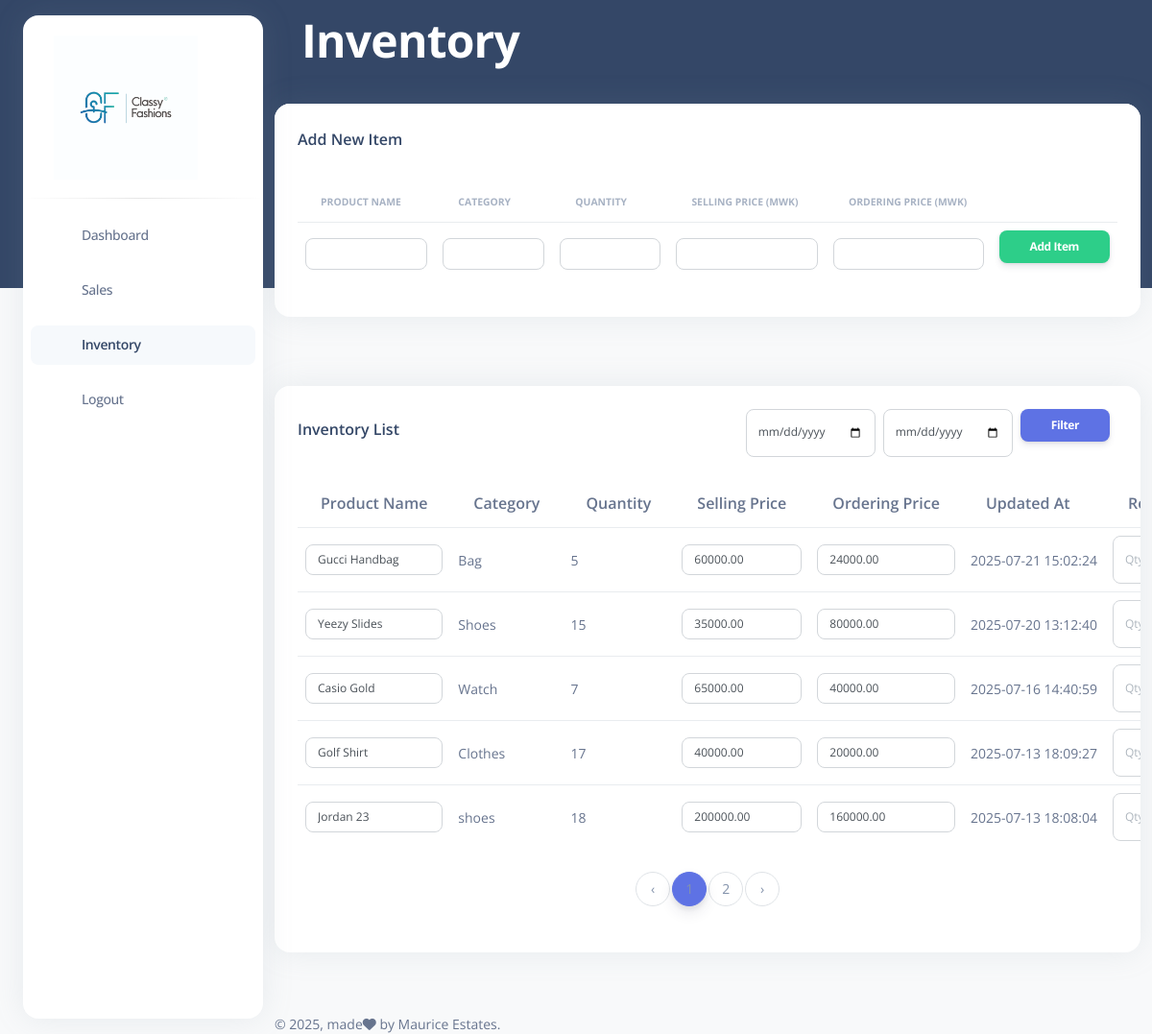
Screenshot of /pages/inventory.php (signed in) with the database file from the repository.
### tables this page shows
CREATE TABLE `inventory` (
  `id` int(11) NOT NULL,
  `product_name` varchar(100) NOT NULL,
  `category` varchar(50) DEFAULT NULL,
  `quantity` int(11) DEFAULT 0,
  `updated_at` timestamp NOT NULL DEFAULT current_timestamp() ON UPDATE current_timestamp(),
  `selling_price` decimal(10,2) DEFAULT NULL,
  `ordering_price` decimal(10,2) DEFAULT NULL
);

### pages/inventory.php (the view, shortened to what this page needs)
<?php
include '../includes/db.php';
$from = $_GET['from'] ?? '';
$to = $_GET['to'] ?? '';
$page = isset($_GET['page']) ? max(1, intval($_GET['page'])) : 1;
$limit = 5;
$offset = ($page - 1) * $limit;
$where = "";
$params = [];
$sql = "SELECT * FROM inventory $where ORDER BY updated_at DESC LIMIT ? OFFSET ?";
$params[] = $limit;
$params[] = $offset;
$stmt = $conn->prepare($sql);
$stmt->bind_param(str_repeat("s", count($params)), ...$params);
$stmt->execute();
$result = $stmt->get_result();
$countSql = "SELECT COUNT(*) as total FROM inventory $where";
$countStmt = $conn->prepare($countSql);
$countStmt->execute();
$countResult = $countStmt->get_result();
$totalItems = $countResult->fetch_assoc()['total'];
$totalPages = ceil($totalItems / $limit);
?>
<!DOCTYPE html>
<html lang="en">
<head>
  <link href="https://demos.creative-tim.com/argon-dashboard-pro/assets/css/nucleo-icons.css" rel="stylesheet" />
  <link href="https://demos.creative-tim.com/argon-dashboard-pro/assets/css/nucleo-svg.css" rel="stylesheet" />
  <link id="pagestyle" href="../assets/css/argon-dashboard.css?v=2.1.0" rel="stylesheet" />
</head>
<body class="g-sidenav-show   bg-gray-100">
  <aside class="sidenav bg-white navbar navbar-vertical navbar-expand-xs border-0 border-radius-xl my-3 fixed-start ms-4 " id="sidenav-main">
    <div class="sidenav-header">
      <a class="navbar-brand m-0 d-flex align-items-center" href="../dashboard.php">
  <img src="../assets/img/cflogo.jpg" style="height: 150px; width: auto; max-height: none;" alt="main_logo">
</a>
    </div>
    <hr class="horizontal dark mt-0">
    <div class="collapse navbar-collapse  w-auto h-auto " id="sidenav-collapse-main">
      <ul class="navbar-nav">
        <li class="nav-item ">
          <a class="nav-link " href="../dashboard.php">
            <div class="icon icon-shape icon-sm border-radius-md text-center me-2 d-flex align-items-center justify-content-center">
            </div>
            <span class="nav-link-text ms-1">Dashboard</span>
          </a>
        </li>
        <li class="nav-item mt-3">
          <a class="nav-link " href="./sales.php">
            <div class="icon icon-shape icon-sm border-radius-md text-center me-2 d-flex align-items-center justify-content-center">
            </div>
            <span class="nav-link-text ms-1">Sales</span>
          </a>
        </li>
        <li class="nav-item mt-3">
              <a class="nav-link active" href="./inventory.php">
              <div class="icon icon-shape icon-sm border-radius-md text-center me-2 d-flex align-items-center justify-content-center">
            </div>
            <span class="nav-link-text ms-1">Inventory</span>
          </a>
        </li>
        <li class="nav-item mt-3">
          <a class="nav-link" href="../actions/logout.php">
            <div class="icon icon-shape icon-sm border-radius-md text-center me-2 d-flex align-items-center justify-content-center">
            </div>
            <span class="nav-link-text ms-1">Logout</span>
          </a>
        </li>
      </ul>
    </div>
  </aside>
  <main class="main-content position-relative border-radius-lg ">
    <nav class="navbar navbar-main navbar-expand-lg px-0 mx-4 shadow-none border-radius-xl " id="navbarBlur" data-scroll="false">
      <div class="container-fluid py-1 px-3">
        <nav aria-label="breadcrumb">
          <h1 class="font-weight-bolder text-white mb-0">Inventory</h1>
        </nav>
        </nav>
<div class="container-fluid py-4">
  <div class="row">
    <div class="col-12">
      <div class="card mb-4">
        <div class="card-header pb-0">
          <h6>Add New Item</h6>
        </div>
        <div class="card-body px-0 pt-0 pb-2">
          <div class="table-responsive p-4">
            <form action="../actions/insert_inventory.php" method="POST">
              <table class="table align-items-center mb-0">
                <thead>
                  <tr>
                    <th class="text-uppercase text-secondary text-xxs font-weight-bolder opacity-7">Product Name</th>
                    <th class="text-uppercase text-secondary text-xxs font-weight-bolder opacity-7">Category</th>
                    <th class="text-uppercase text-secondary text-xxs font-weight-bolder opacity-7">Quantity</th>
                    <th class="text-uppercase text-secondary text-xxs font-weight-bolder opacity-7">Selling Price (MWK)</th>
                    <th class="text-uppercase text-secondary text-xxs font-weight-bolder opacity-7">Ordering Price (MWK)</th>
                    <th></th>
                  </tr>
                </thead>
                <tbody>
                  <tr>
                    <td>
                      <input type="text" name="product_name" class="form-control form-control-sm" required>
                    </td>
                    <td>
                      <input type="text" name="category" class="form-control form-control-sm" required>
                    </td>
                    <td>
                      <input type="number" name="quantity" class="form-control form-control-sm" required>
                    </td>
                    <td>
                      <input type="number" step="0.01" name="selling_price" class="form-control form-control-sm" required>
                    </td>
                    <td>
                      <input type="number" step="0.01" name="ordering_price" class="form-control form-control-sm" required>
                    </td>
                    <td>
                      <button type="submit" class="btn btn-sm btn-success">Add Item</button>
                    </td>
                  </tr>
                </tbody>
              </table>
            </form>
          </div>
        </div>
      </div>
    </div>
  </div>
</div>
<div class="container-fluid py-4">
  <div class="row">
    <div class="col-12">
      <div class="card mb-4">
        <div class="card-header d-flex justify-content-between align-items-center pb-0">
          <h6>Inventory List</h6>
          <form class="d-flex" method="GET">
            <input type="date" name="from" class="form-control form-control-sm me-2" value="<?= htmlspecialchars($from) ?>">
            <input type="date" name="to" class="form-control form-control-sm me-2" value="<?= htmlspecialchars($to) ?>">
            <button class="btn btn-sm btn-primary me-2" type="submit">Filter</button>
          </form>
        </div>
        <div class="card-body px-0 pt-0 pb-2">
          <div class="table-responsive p-4" style="overflow-x: auto;">
            <table class="table align-items-center mb-0" style="min-width: 1000px;">
              <thead>
                <tr>
                  <th>Product Name</th>
                  <th>Category</th>
                  <th>Quantity</th>
                  <th>Selling Price</th>
                  <th>Ordering Price</th>
                  <th>Updated At</th>
                  <th>Remove Stock</th>
                </tr>
              </thead>
              <tbody>
                <?php if ($result->num_rows > 0): ?>
                  <?php while($row = $result->fetch_assoc()): ?>
                    <tr>
                      <form action="update_inventory.php" method="POST" class="align-middle">
                        <td>
                          <input type="text" name="product_name" class="form-control form-control-sm" value="<?= htmlspecialchars($row['product_name']) ?>">
                        </td>
                        <td>
                          <p class="text-sm mb-0"><?= htmlspecialchars($row['category']) ?></p>
                        </td>
                        <td>
                          <p class="text-sm mb-0"><?= $row['quantity'] ?></p>
                        </td>
                        <td>
                          <input type="number" name="selling_price" class="form-control form-control-sm" step="0.01" value="<?= $row['selling_price'] ?>">
                        </td>
                        <td>
                          <input type="number" name="ordering_price" class="form-control form-control-sm" step="0.01" value="<?= $row['ordering_price'] ?>">
                        </td>
                        <td>
                          <p class="text-sm mb-0"><?= $row['updated_at'] ?></p>
                        </td>
                        <td>
                          <div class="d-flex">
                            <input type="number" name="reduce_quantity" class="form-control form-control-sm me-1" placeholder="Qty" min="1" style="width: 70px;">
                          </div>
                        </td>
                      </form>
                    </tr>
                  <?php endwhile; ?>
                <?php else: ?>
                  <tr>
                    <td colspan="7" class="text-center text-secondary">No inventory items found.</td>
                  </tr>
                <?php endif; ?>
              </tbody>
            </table>
            <nav aria-label="Inventory pagination">
              <ul class="pagination justify-content-center mt-4">
                <li class="page-item <?= ($page <= 1) ? 'disabled' : '' ?>">
                  <a class="page-link" href="?page=<?= $page - 1 ?>&from=<?= $from ?>&to=<?= $to ?>" aria-label="Previous">‹</a>
                </li>
                <?php
                $visiblePages = 5;
                $startPage = max(1, $page - floor($visiblePages / 2));
                $endPage = min($totalPages, $startPage + $visiblePages - 1);
                $startPage = max(1, $endPage - $visiblePages + 1);
                for ($i = $startPage; $i <= $endPage; $i++):
                ?>
                  <li class="page-item <?= ($page == $i) ? 'active' : '' ?>">
                    <a class="page-link" href="?page=<?= $i ?>&from=<?= $from ?>&to=<?= $to ?>"><?= $i ?></a>
                  </li>
                <?php endfor; ?>
                <li class="page-item <?= ($page >= $totalPages) ? 'disabled' : '' ?>">
                  <a class="page-link" href="?page=<?= $page + 1 ?>&from=<?= $from ?>&to=<?= $to ?>" aria-label="Next">›</a>
                </li>
              </ul>
            </nav>
          </div>
        </div>
      </div>
    </div>
  </div>
</div>
      <footer class="footer pt-3  ">
        <div class="container-fluid">
          <div class="row align-items-center justify-content-lg-between">
            <div class="col-lg-6 mb-lg-0 mb-4">
              <div class="copyright text-center text-sm text-muted text-lg-start">
                © ,
                made<i class="fa fa-heart"></i> by
                Maurice Estates.
              </div>
            </div>
          </div>
        </div>
      </footer>
  </main>
</body>
</html>

### rows the page displays
inventory: product_name "Gucci Handbag", category "Bag", quantity "5", selling_price "60000.00", ordering_price "24000.00", updated_at "2025-07-21 15:02:24"
inventory: product_name "Yeezy Slides", category "Shoes", quantity "15", selling_price "35000.00", ordering_price "80000.00", updated_at "2025-07-20 13:12:40"
inventory: product_name "Casio Gold", category "Watch", quantity "7", selling_price "65000.00", ordering_price "40000.00", updated_at "2025-07-16 14:40:59"
inventory: product_name "Golf Shirt", category "Clothes", quantity "17", selling_price "40000.00", ordering_price "20000.00", updated_at "2025-07-13 18:09:27"
inventory: product_name "Jordan 23", category "shoes", quantity "18", selling_price "200000.00", ordering_price "160000.00", updated_at "2025-07-13 18:08:04"
